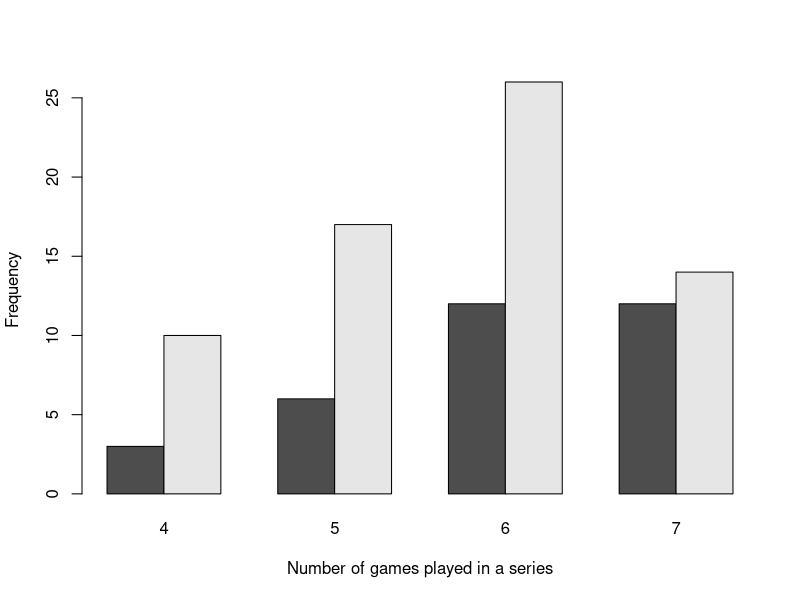

Source code (R): (Note: this script raises an error after producing the figure.)
# This is the script for our playoff bracket simulation. We can use the ratings
# that we generate from our main elo model to predict the likelihood of any playoff
# series. We can simulate a series any number of times to show the most likely
# result in both the winner of the series and the most probable number of games played
# in a series.




# Functions

# This is our second elo function. This function takes the ratings of two teams
# and gives both the updated scores should either team win or lose as well as the
# probability that either team win.
elo.test <- function(TeamA, TeamB, k) {   # Team A and Team B values are their numeric ratings
  # k is the weight of calculation factor
  
  # This calculation is for the expected values for both teams
  EVA <- (1 / (1 + 10^((TeamB - TeamA)/400))) # This compares the ratings relative
  EVB <- (1 / (1 + 10^((TeamA - TeamB)/400))) # to the opposing team in order to
  # give a probability of winning
  
  # Calculating change in rating if win or lose for Team 1
  UpdateWinA  <- TeamA + k * (1 - EVA)
  UpdateLoseA  <- TeamA + k * (0 - EVA)
  
  # The same calculation as above for Team 2
  UpdateWinB <- TeamB + ((1-EVB)* k)
  UpdateLoseB <- TeamB + ((0-EVB)* k)
  
  # prob is the expected score column giving probabilities for winning
  # this creates a data frame of the expected values given as percentage
  prob <- (data.frame(prob=c(EVA,EVB)) * 100)
  # Win A shows the updated ratings should TeamA win
  WinA <- (data.frame(Win1=c(UpdateWinA,UpdateLoseB)))
  # Win B shows the updated ratings for both players should TeamB win
  WinB <- (data.frame(Win2=c(UpdateLoseA,UpdateWinB)))
  
  dattable <- cbind(prob,WinA,WinB)
  rownames(dattable) <- c('TeamA','TeamB')
  return(dattable)
}
# The elo.test.a function serves to store only the probability given of Team A winning.
# There is likely a more code-efficient way of accomplishing this, but I had
# already written the elo.test code and this worked sufficiently well in an
# acceptable amount of time
elo.test.a <- function(team.elo.a, team.elo.b, k){
  elo.test.a.result <- elo.test(team.elo.a, team.elo.b, k)
  stored.result <- elo.test.a.result[1,1]
  return(stored.result)
}


# This is our series simulation function.
# It takes the ratings for two teams, plus their names
# The function uses the probability that team A wins with the rbinom function
# to simulate a single match. It then stores each win for a team in win.test for 
# both team A and team B. As the NHL is a best of 7 format, a team must win a total
# of 4 games to win the series. Therefore, our function concludes when win.test for
# either team reaches 4.
# The function then tells us which team reached 4 wins first and how many rbinom 
# simulations were needed for a team to reach 4 wins.
simulate.series <- function(team.elo.a, team.elo.b, team.a, team.b) {
  win.counter <- c(0,0)
  names(win.counter) <- c('a', 'b')
  
  while(max(win.counter) != 4) {
    
    # Calculate winning percentage of team A 
    win.p.a <- elo.test.a(team.elo.a, team.elo.b, k)
    win.p.a <- win.p.a/100
    win.test <- rbinom(1 , 1, win.p.a) # running simulation for which team wins
    if(win.test == 1) {   # if/else argument for determining when a team wins the series
      some.winner <- 
        win.vector <- 1
      wins.toadd <- c(1,0)
    } else {
      some.winner <- 'B'
      win.vector <- 0
      wins.toadd <- c(0,1)
    }
    
    win.counter <- win.counter + wins.toadd
  }
  
  # Determine winner and return number of games
  n.games <- sum(win.counter)
  
  winner <- names(which(win.counter == 4)) # when win.counter reaches 4 for either team
  if(winner == 'a') {                      # determines the winner
    winning.team = team.a
  } else {
    winning.team = team.b
  }
  return(c(winning.team, n.games))
}



# If we want to run our simulation, we first need to set a k value
# by default, an elo model has a k value of 32. 
k <- 32
# We then run the simulation a single time
# We input given values for the two teams
# For example, lets say that Winnipeg has an elo rating of 1200 and Nashville
# has a rating of 1100. Thus,
simulate.series(1200,1100, 'Winnipeg', 'Nashville')
# This gives us the winner and in how many games played in the series




# We can choose to run this simulation any number of times and find the frequency
# distribution of outcomes
# In this example, we run the simulation 100 times.
set.seed(123)
testing.sim <- replicate(
  100,
  {
     simulate.series(1200,1100,'Vancouver', 'Calgary')
  }
)

# We then take the replicate and simulate series functions to create a combined function
# multiple.simulations function takes the elo ratings from 2 teams, their names,
# and the amount of simulations we want to run for a playoff series
# The function then simulates any number of times and produces a barplot
# that shows the frequency of teams winning in a certain number of games.
multiple.simulations <- function(team.elo.a, team.elo.b, team.a, team.b, sims){
  simulations.temp <- replicate(
    sims,
    {
      simulate.series(team.elo.a, team.elo.b, team.a, team.b)
    }
  )
  simulations.temp <- t(simulations.temp)  # need to transpose as our data is formatted weird
  colnames(simulations.temp) <- c("Team", "Series Length")  # adding column names
  simulations.temp <- as.data.frame(simulations.temp)
  barplot(table(simulations.temp), xlab = "Number of games played in a series", ylab = "Frequency", beside = T)
  legend("topleft",
         legend = levels(simulations.temp$Team),
         col = c("black", "grey"),
         pch =16,
         bty ="n")
  table(simulations.temp)
}

multiple.simulations(1150,1100,'Washington', 'Vegas', 100)


multiple.simulations(getRating("Vancouver Canucks"), getRating("Arizona Coyotes"), 'Vancouver', 'Arizona', 1000)
